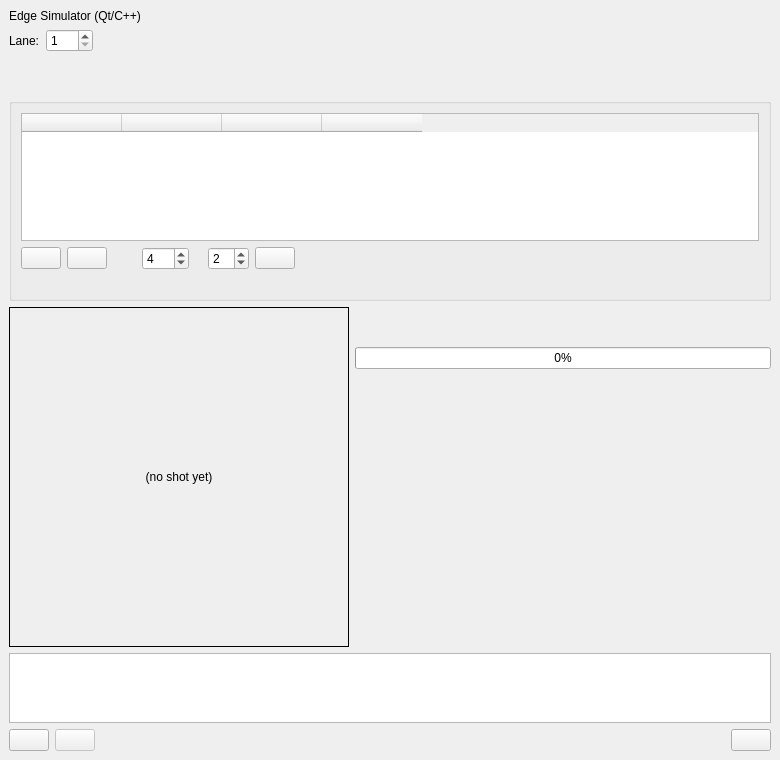
<?xml version="1.0" encoding="UTF-8"?>
<ui version="4.0">
 <class>MainWindow</class>
 <widget class="QMainWindow" name="MainWindow">
  <property name="geometry">
   <rect>
    <x>0</x>
    <y>0</y>
    <width>780</width>
    <height>760</height>
   </rect>
  </property>
  <property name="windowTitle">
   <string>Edge Simulator (Qt/C++)</string>
  </property>
  <widget class="QWidget" name="centralwidget">
   <layout class="QVBoxLayout" name="mainLayout" stretch="0,0,0,0,0,0,1,0">
    <item>
     <widget class="QLabel" name="titleLabel">
      <property name="text">
       <string>Edge Simulator (Qt/C++)</string>
      </property>
     </widget>
    </item>
    <item>
     <layout class="QHBoxLayout" name="laneRow">
      <item>
       <widget class="QLabel" name="laneLabel">
        <property name="text">
         <string>Lane:</string>
        </property>
       </widget>
      </item>
      <item>
       <widget class="QSpinBox" name="laneSpinBox">
        <property name="minimum">
         <number>1</number>
        </property>
        <property name="maximum">
         <number>999</number>
        </property>
        <property name="value">
         <number>1</number>
        </property>
       </widget>
      </item>
      <item>
       <spacer name="laneRowSpacer">
        <property name="orientation">
         <enum>Qt::Horizontal</enum>
        </property>
        <property name="sizeType">
         <enum>QSizePolicy::Expanding</enum>
        </property>
        <property name="sizeHint" stdset="0">
         <size>
          <width>40</width>
          <height>20</height>
         </size>
        </property>
       </spacer>
      </item>
     </layout>
    </item>
    <item>
     <widget class="QLabel" name="infoLabel">
      <property name="wordWrap">
       <bool>true</bool>
      </property>
     </widget>
    </item>
    <item>
     <widget class="QLabel" name="personLabel">
      <property name="visible">
       <bool>false</bool>
      </property>
     </widget>
    </item>
    <item>
     <widget class="QGroupBox" name="rosterGroup">
      <layout class="QVBoxLayout" name="rosterLayout">
       <item>
        <widget class="QTableWidget" name="rosterTable">
         <property name="maximumSize">
          <size>
           <width>16777215</width>
           <height>150</height>
          </size>
         </property>
         <property name="selectionBehavior">
          <enum>QAbstractItemView::SelectRows</enum>
         </property>
         <column>
          <property name="text">
           <string/>
          </property>
         </column>
         <column>
          <property name="text">
           <string/>
          </property>
         </column>
         <column>
          <property name="text">
           <string/>
          </property>
         </column>
         <column>
          <property name="text">
           <string/>
          </property>
         </column>
        </widget>
       </item>
       <item>
        <layout class="QHBoxLayout" name="rosterBtnRow">
         <item>
          <widget class="QPushButton" name="addRosterBtn"/>
         </item>
         <item>
          <widget class="QPushButton" name="removeRosterBtn"/>
         </item>
         <item>
          <spacer name="rosterBtnSpacing">
           <property name="orientation">
            <enum>Qt::Horizontal</enum>
           </property>
           <property name="sizeType">
            <enum>QSizePolicy::Fixed</enum>
           </property>
           <property name="sizeHint" stdset="0">
            <size>
             <width>16</width>
             <height>20</height>
            </size>
           </property>
          </spacer>
         </item>
         <item>
          <widget class="QLabel" name="genShooterCountLabel"/>
         </item>
         <item>
          <widget class="QSpinBox" name="genShooterCount">
           <property name="minimum">
            <number>1</number>
           </property>
           <property name="maximum">
            <number>200</number>
           </property>
           <property name="value">
            <number>4</number>
           </property>
          </widget>
         </item>
         <item>
          <widget class="QLabel" name="genUnitCountLabel"/>
         </item>
         <item>
          <widget class="QSpinBox" name="genUnitCount">
           <property name="minimum">
            <number>1</number>
           </property>
           <property name="maximum">
            <number>50</number>
           </property>
           <property name="value">
            <number>2</number>
           </property>
          </widget>
         </item>
         <item>
          <widget class="QPushButton" name="generateRosterBtn"/>
         </item>
         <item>
          <spacer name="rosterBtnRowSpacer">
           <property name="orientation">
            <enum>Qt::Horizontal</enum>
           </property>
           <property name="sizeType">
            <enum>QSizePolicy::Expanding</enum>
           </property>
           <property name="sizeHint" stdset="0">
            <size>
             <width>40</width>
             <height>20</height>
            </size>
           </property>
          </spacer>
         </item>
        </layout>
       </item>
       <item>
        <widget class="QLabel" name="rosterHint">
         <property name="styleSheet">
          <string notr="true">color:#68737d;font-size:11px;</string>
         </property>
        </widget>
       </item>
      </layout>
     </widget>
    </item>
    <item>
     <layout class="QHBoxLayout" name="midLayout">
      <item>
       <widget class="QLabel" name="imageLabel">
        <property name="minimumSize">
         <size>
          <width>340</width>
          <height>340</height>
         </size>
        </property>
        <property name="maximumSize">
         <size>
          <width>340</width>
          <height>340</height>
         </size>
        </property>
        <property name="frameShape">
         <enum>QFrame::Box</enum>
        </property>
        <property name="text">
         <string>(no shot yet)</string>
        </property>
        <property name="alignment">
         <set>Qt::AlignCenter</set>
        </property>
       </widget>
      </item>
      <item>
       <layout class="QVBoxLayout" name="rightPanel">
        <item>
         <widget class="QLabel" name="targetLabel"/>
        </item>
        <item>
         <widget class="QLabel" name="shotLabel"/>
        </item>
        <item>
         <widget class="QProgressBar" name="shotProgress">
          <property name="value">
           <number>0</number>
          </property>
         </widget>
        </item>
        <item>
         <widget class="QLabel" name="scoreLabel"/>
        </item>
        <item>
         <widget class="QLabel" name="syncLabel"/>
        </item>
        <item>
         <spacer name="rightPanelSpacer">
          <property name="orientation">
           <enum>Qt::Vertical</enum>
          </property>
          <property name="sizeType">
           <enum>QSizePolicy::Expanding</enum>
          </property>
          <property name="sizeHint" stdset="0">
           <size>
            <width>20</width>
            <height>40</height>
           </size>
          </property>
         </spacer>
        </item>
       </layout>
      </item>
     </layout>
    </item>
    <item>
     <widget class="QPlainTextEdit" name="log">
      <property name="maximumBlockCount">
       <number>2000</number>
      </property>
      <property name="readOnly">
       <bool>true</bool>
      </property>
     </widget>
    </item>
    <item>
     <layout class="QHBoxLayout" name="btnLayout">
      <item>
       <widget class="QPushButton" name="startButton"/>
      </item>
      <item>
       <widget class="QPushButton" name="stopButton">
        <property name="enabled">
         <bool>false</bool>
        </property>
       </widget>
      </item>
      <item>
       <spacer name="btnLayoutSpacer">
        <property name="orientation">
         <enum>Qt::Horizontal</enum>
        </property>
        <property name="sizeType">
         <enum>QSizePolicy::Expanding</enum>
        </property>
        <property name="sizeHint" stdset="0">
         <size>
          <width>40</width>
          <height>20</height>
         </size>
        </property>
       </spacer>
      </item>
      <item>
       <widget class="QPushButton" name="resetButton"/>
      </item>
     </layout>
    </item>
   </layout>
  </widget>
 </widget>
 <resources/>
 <connections/>
</ui>
